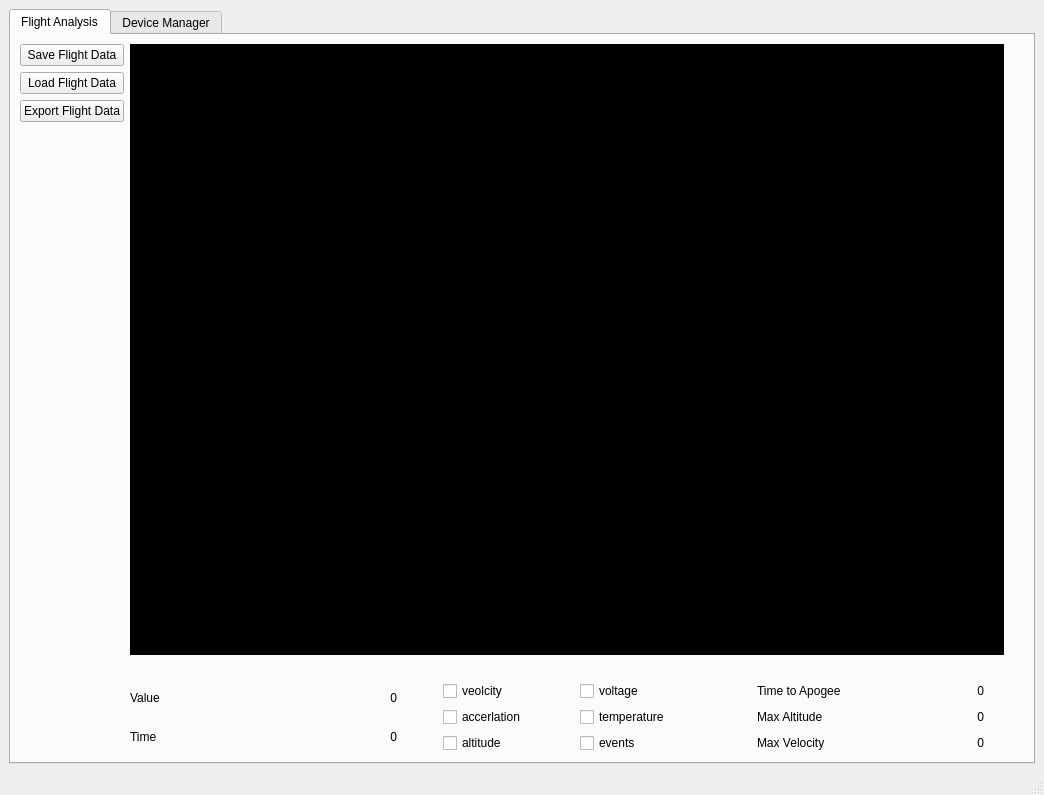
<?xml version="1.0" encoding="UTF-8"?>
<ui version="4.0">
 <class>MainWindow</class>
 <widget class="QMainWindow" name="MainWindow">
  <property name="geometry">
   <rect>
    <x>0</x>
    <y>0</y>
    <width>1044</width>
    <height>795</height>
   </rect>
  </property>
  <property name="windowTitle">
   <string>FLIITE</string>
  </property>
  <widget class="QWidget" name="centralwidget">
   <property name="autoFillBackground">
    <bool>false</bool>
   </property>
   <layout class="QHBoxLayout" name="horizontalLayout_5">
    <item>
     <widget class="QTabWidget" name="tabWidget">
      <property name="currentIndex">
       <number>0</number>
      </property>
      <widget class="QWidget" name="tab">
       <attribute name="title">
        <string>Flight Analysis</string>
       </attribute>
       <layout class="QVBoxLayout" name="verticalLayout_4">
        <item>
         <layout class="QFormLayout" name="formLayout">
          <item row="0" column="0">
           <layout class="QVBoxLayout" name="verticalLayout">
            <item>
             <widget class="QPushButton" name="saveDataButton">
              <property name="text">
               <string>Save Flight Data</string>
              </property>
             </widget>
            </item>
            <item>
             <widget class="QPushButton" name="loadDataButton">
              <property name="text">
               <string>Load Flight Data</string>
              </property>
             </widget>
            </item>
            <item>
             <widget class="QPushButton" name="exportDataButton">
              <property name="text">
               <string>Export Flight Data</string>
              </property>
             </widget>
            </item>
            <item>
             <spacer name="verticalSpacer">
              <property name="orientation">
               <enum>Qt::Vertical</enum>
              </property>
              <property name="sizeHint" stdset="0">
               <size>
                <width>20</width>
                <height>40</height>
               </size>
              </property>
             </spacer>
            </item>
           </layout>
          </item>
          <item row="0" column="1">
           <layout class="QGridLayout" name="gridLayout_3">
            <item row="0" column="0">
             <widget class="QWidget" name="widget" native="true">
              <property name="styleSheet">
               <string notr="true">background-color: rgb(0, 0, 0);</string>
              </property>
             </widget>
            </item>
            <item row="0" column="1">
             <spacer name="verticalSpacer_2">
              <property name="orientation">
               <enum>Qt::Vertical</enum>
              </property>
              <property name="sizeHint" stdset="0">
               <size>
                <width>20</width>
                <height>608</height>
               </size>
              </property>
             </spacer>
            </item>
            <item row="1" column="0">
             <spacer name="horizontalSpacer">
              <property name="orientation">
               <enum>Qt::Horizontal</enum>
              </property>
              <property name="sizeHint" stdset="0">
               <size>
                <width>1338</width>
                <height>20</height>
               </size>
              </property>
             </spacer>
            </item>
           </layout>
          </item>
          <item row="1" column="1">
           <layout class="QHBoxLayout" name="horizontalLayout_3">
            <item>
             <layout class="QGridLayout" name="gridLayout_4">
              <item row="1" column="0">
               <widget class="QLabel" name="timeLabel">
                <property name="text">
                 <string>Time</string>
                </property>
               </widget>
              </item>
              <item row="0" column="0">
               <widget class="QLabel" name="valueLabel">
                <property name="text">
                 <string>Value</string>
                </property>
               </widget>
              </item>
              <item row="0" column="1">
               <widget class="QLabel" name="valueNumLabel">
                <property name="text">
                 <string>0</string>
                </property>
                <property name="alignment">
                 <set>Qt::AlignRight|Qt::AlignTrailing|Qt::AlignVCenter</set>
                </property>
               </widget>
              </item>
              <item row="1" column="1">
               <widget class="QLabel" name="timeNumLabel">
                <property name="text">
                 <string>0</string>
                </property>
                <property name="alignment">
                 <set>Qt::AlignRight|Qt::AlignTrailing|Qt::AlignVCenter</set>
                </property>
               </widget>
              </item>
             </layout>
            </item>
            <item>
             <spacer name="horizontalSpacer_3">
              <property name="orientation">
               <enum>Qt::Horizontal</enum>
              </property>
              <property name="sizeType">
               <enum>QSizePolicy::Minimum</enum>
              </property>
              <property name="sizeHint" stdset="0">
               <size>
                <width>40</width>
                <height>20</height>
               </size>
              </property>
             </spacer>
            </item>
            <item>
             <layout class="QGridLayout" name="gridLayout">
              <item row="1" column="1">
               <widget class="QCheckBox" name="temperatureCheck">
                <property name="text">
                 <string>temperature</string>
                </property>
               </widget>
              </item>
              <item row="2" column="1">
               <widget class="QCheckBox" name="eventsCheck">
                <property name="text">
                 <string>events</string>
                </property>
               </widget>
              </item>
              <item row="0" column="0">
               <widget class="QCheckBox" name="velocityCheck">
                <property name="text">
                 <string>veolcity</string>
                </property>
               </widget>
              </item>
              <item row="2" column="0">
               <widget class="QCheckBox" name="altitudeCheck">
                <property name="text">
                 <string>altitude</string>
                </property>
               </widget>
              </item>
              <item row="0" column="1">
               <widget class="QCheckBox" name="voltageCheck">
                <property name="text">
                 <string>voltage</string>
                </property>
               </widget>
              </item>
              <item row="1" column="0">
               <widget class="QCheckBox" name="accelerationCheck">
                <property name="text">
                 <string>accerlation</string>
                </property>
               </widget>
              </item>
             </layout>
            </item>
            <item>
             <spacer name="horizontalSpacer_4">
              <property name="orientation">
               <enum>Qt::Horizontal</enum>
              </property>
              <property name="sizeType">
               <enum>QSizePolicy::Minimum</enum>
              </property>
              <property name="sizeHint" stdset="0">
               <size>
                <width>40</width>
                <height>20</height>
               </size>
              </property>
             </spacer>
            </item>
            <item>
             <layout class="QGridLayout" name="gridLayout_2">
              <item row="1" column="2">
               <widget class="QLabel" name="maxAltNumLabel">
                <property name="text">
                 <string>&lt;html&gt;&lt;head/&gt;&lt;body&gt;&lt;p align=&quot;right&quot;&gt;0&lt;/p&gt;&lt;/body&gt;&lt;/html&gt;</string>
                </property>
               </widget>
              </item>
              <item row="0" column="2">
               <widget class="QLabel" name="time2ApogeeNumLabel">
                <property name="text">
                 <string>&lt;html&gt;&lt;head/&gt;&lt;body&gt;&lt;p align=&quot;right&quot;&gt;0&lt;/p&gt;&lt;/body&gt;&lt;/html&gt;</string>
                </property>
               </widget>
              </item>
              <item row="0" column="1">
               <widget class="QLabel" name="time2ApogeeLabel">
                <property name="text">
                 <string>Time to Apogee</string>
                </property>
               </widget>
              </item>
              <item row="2" column="2">
               <widget class="QLabel" name="maxVelNumLabel">
                <property name="text">
                 <string>&lt;html&gt;&lt;head/&gt;&lt;body&gt;&lt;p align=&quot;right&quot;&gt;0&lt;/p&gt;&lt;/body&gt;&lt;/html&gt;</string>
                </property>
               </widget>
              </item>
              <item row="0" column="3">
               <spacer name="horizontalSpacer_2">
                <property name="orientation">
                 <enum>Qt::Horizontal</enum>
                </property>
                <property name="sizeType">
                 <enum>QSizePolicy::Minimum</enum>
                </property>
                <property name="sizeHint" stdset="0">
                 <size>
                  <width>40</width>
                  <height>20</height>
                 </size>
                </property>
               </spacer>
              </item>
              <item row="1" column="1">
               <widget class="QLabel" name="maxAltLabel">
                <property name="text">
                 <string>Max Altitude</string>
                </property>
               </widget>
              </item>
              <item row="2" column="1">
               <widget class="QLabel" name="maxVelLabel">
                <property name="text">
                 <string>Max Velocity</string>
                </property>
               </widget>
              </item>
             </layout>
            </item>
           </layout>
          </item>
         </layout>
        </item>
       </layout>
      </widget>
      <widget class="QWidget" name="tab_2">
       <attribute name="title">
        <string>Device Manager</string>
       </attribute>
       <layout class="QVBoxLayout" name="verticalLayout_3">
        <item>
         <widget class="QLabel" name="label">
          <property name="text">
           <string>&lt;html&gt;&lt;head/&gt;&lt;body&gt;&lt;p&gt;&lt;span style=&quot; font-size:24pt; font-weight:600;&quot;&gt;DO STUFF HERE :)&lt;/span&gt;&lt;/p&gt;&lt;/body&gt;&lt;/html&gt;</string>
          </property>
         </widget>
        </item>
       </layout>
      </widget>
     </widget>
    </item>
   </layout>
  </widget>
  <widget class="QMenuBar" name="menubar">
   <property name="geometry">
    <rect>
     <x>0</x>
     <y>0</y>
     <width>1044</width>
     <height>21</height>
    </rect>
   </property>
  </widget>
  <widget class="QStatusBar" name="statusbar"/>
 </widget>
 <resources/>
 <connections/>
</ui>
